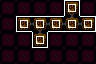

Rendered tile map (Tiled .tmx) drawn with the repository's tilesets; below, a short description and the full map source, tile grids included:
An orthogonal 6x4 tile map with 16x16 px tiles, 3 tile layers (Maze Shape, Room Properties, Minimap).

<map version="1.10" tiledversion="1.11.0" orientation="orthogonal" renderorder="right-down" width="6" height="4" tilewidth="16" tileheight="16" infinite="0" nextlayerid="4" nextobjectid="1">
 <tileset firstgid="1" source="../LayoutTiles.tsx" />
 <layer id="1" name="Maze Shape" width="6" height="4">
  <data encoding="csv">
1,1,1,1,2,1,
1,17,33,19,49,20,
1,1,50,1,1,1,
1,1,1,1,1,1
</data>
 </layer>
 <layer id="2" name="Room Properties" width="6" height="4">
  <data encoding="csv">
5,5,5,5,37,5,
5,37,37,37,37,37,
5,5,37,5,5,5,
5,5,5,5,5,5
</data>
 </layer>
 <layer id="3" name="Minimap" width="6" height="4">
  <data encoding="csv">
0,0,0,0,13,0,
0,13,13,13,13,13,
0,0,13,0,0,0,
0,0,0,0,0,0
</data>
 </layer>
</map>
